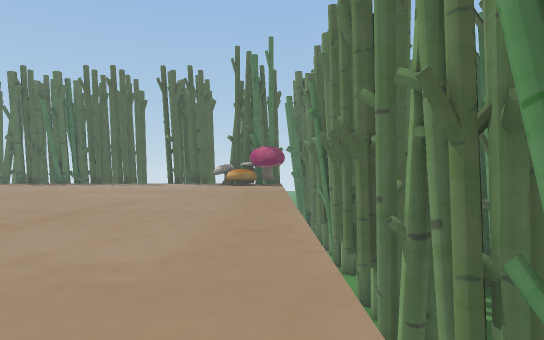
view 1 (above)

24 first-person views from a walk through a Unity game level. The camera is 1.5 m above the floor, looks level and sees 75° across. The floor is counted in squares, 2 m on a side. Each view is taken from the middle of a square. On the plan, view 1 faces up. The plan holds only what a view shows up to about 11 squares ahead; the rest is blank. The place goes on beyond the plan. The player character is not drawn.

view 2
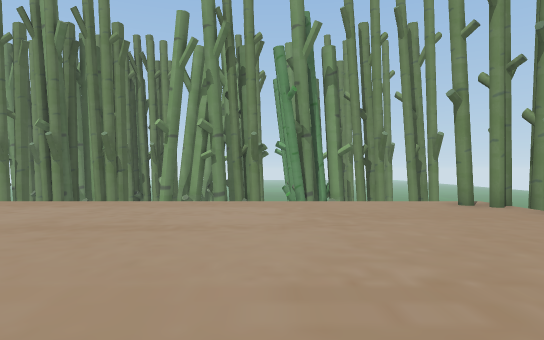

view 3
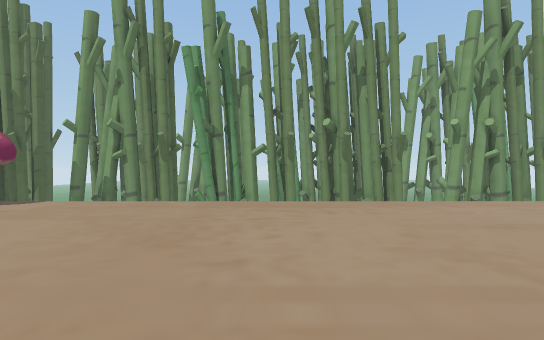

view 4
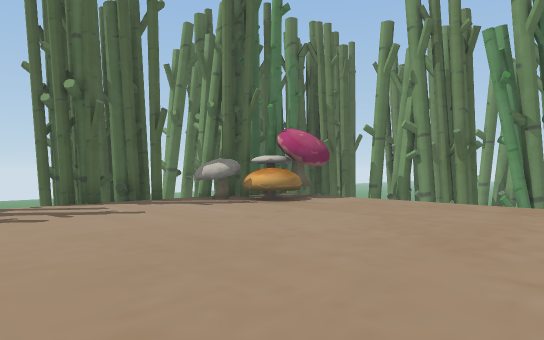

view 5
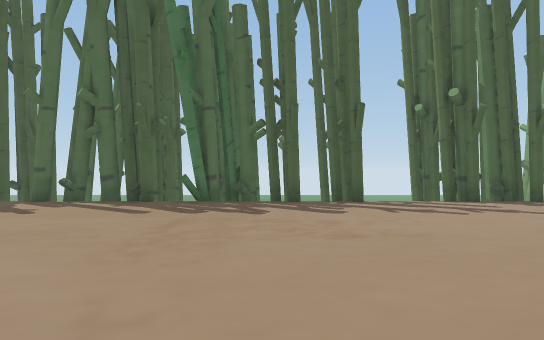

view 6
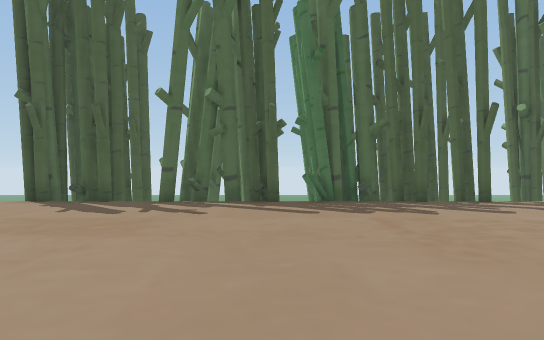

view 7
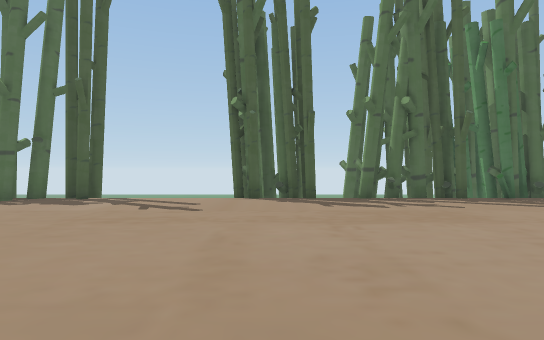

view 8
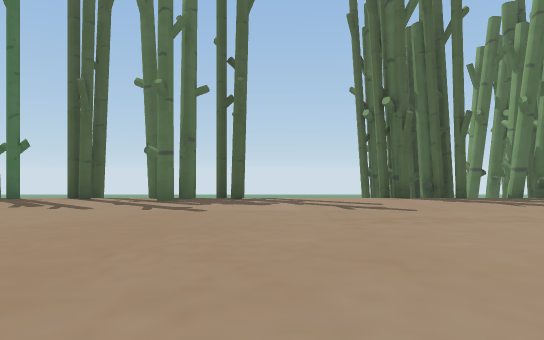

view 9
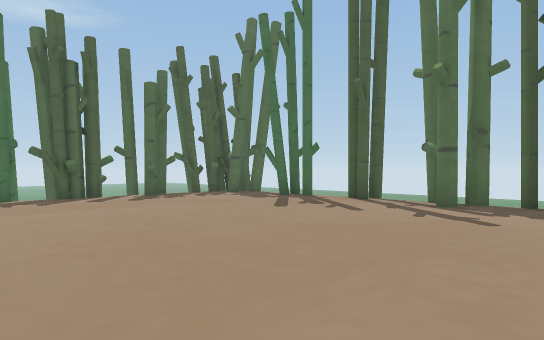

view 10
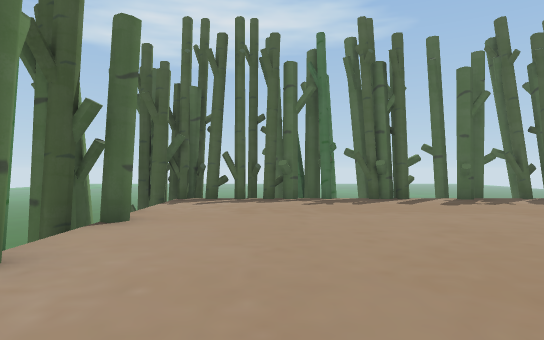

view 11
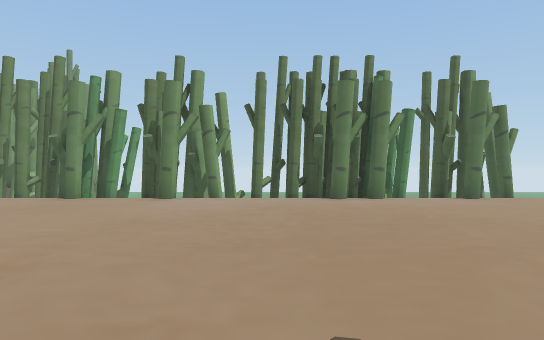

view 12
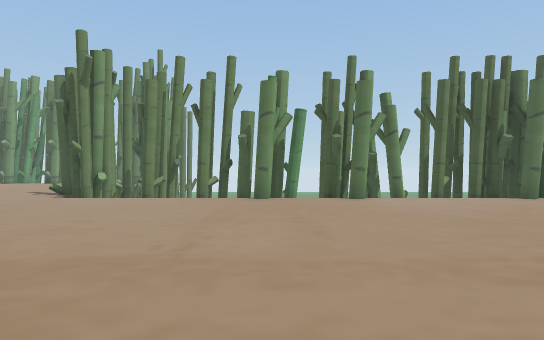

view 13
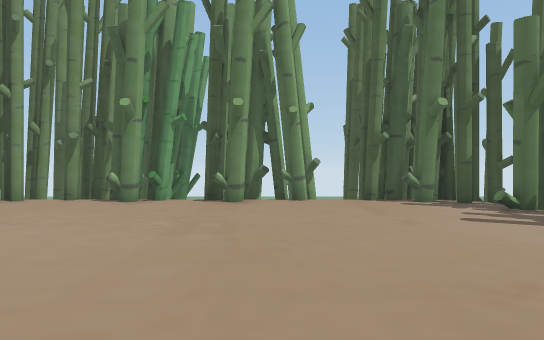

view 14
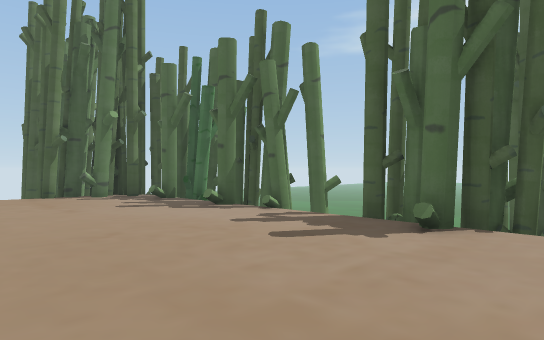

view 15
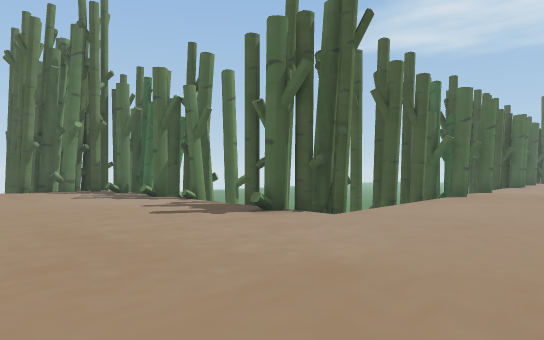

view 16
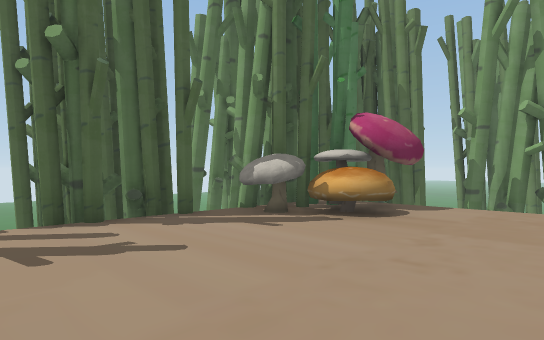

view 17
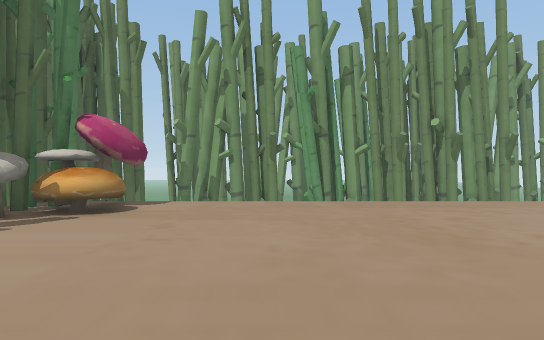

view 18
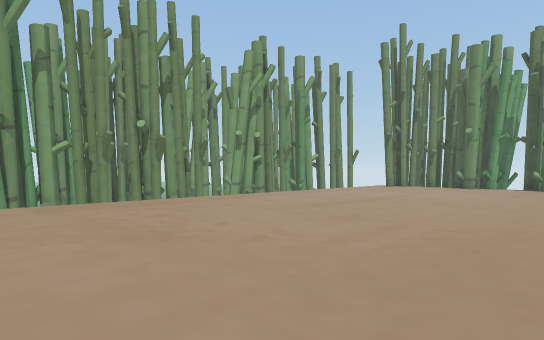

view 19
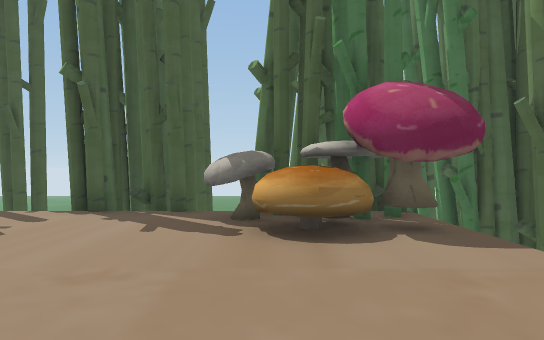

view 20
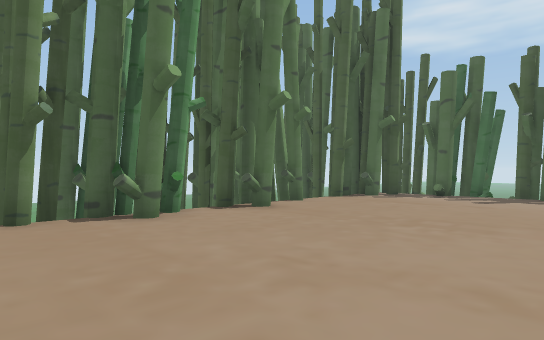

view 21
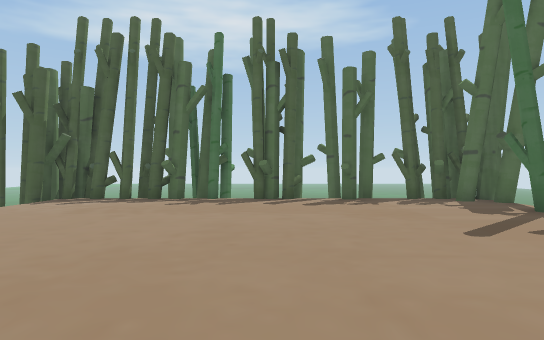

view 22
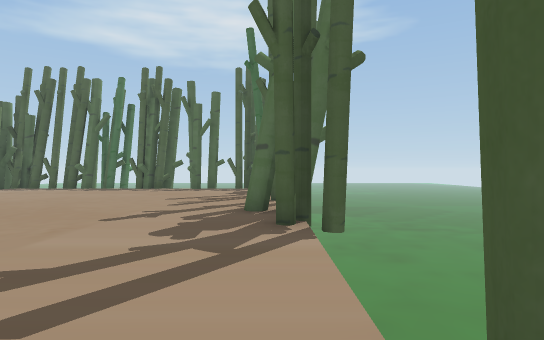

view 23
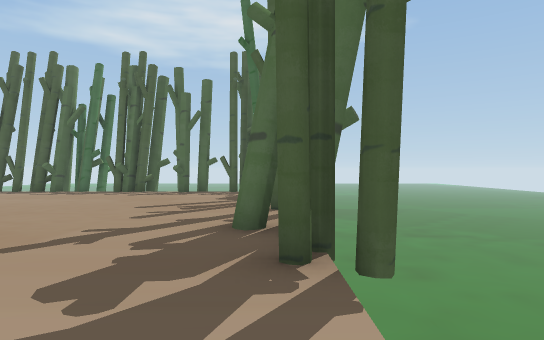

view 24
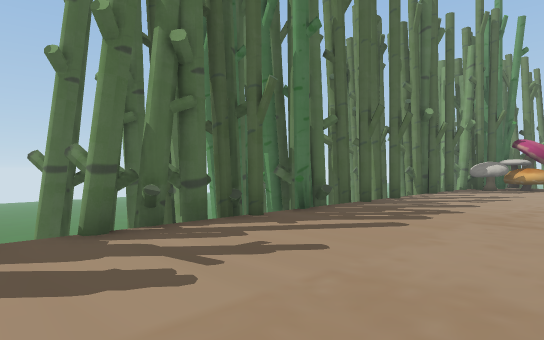

### Floor plan
Key: @ floor where view 1 was taken; # wall or solid block; x gap in a wall; . floor; v drop or lower ground; M mushroom.
Columns run from 33 left of view 1 to 3 right of it. Each row starts with its distance up from view 1.
 22   vvvvvvv     v#vv#v###vvv v## ### #
 21   vvvvvvv      vvvvvvvvv v  vv vv  v
 20  #v v v vvv   x#xv##x##xvx v#x ###v##
 19 ##..#.#.#.#...................M###v##
 18 ##.............................MMM vv
 17 v..............................MM. v
 16 v#................................ #v
 15 v................................. vv
 14 #................................. #v
 13 v................................. vv
 12 #................................. ##
 11 ##................................ vv
 10 v#................................ vv
  9 #......##......................... ##
  8 ##vv##v####v##v#vxxvx#............ vv
  7 vvvvvvvvvvvv vvv vvvv#............ vv
  6                     vx............ vv
  5                     vv............ #v
  4                     vx............ ##
  3                     ##............ vv
  2                     ##............ ##
  1                     ##............ vv
  0                     v#...........@ vv
 -1                      ##..........# vv
 -2                     v##xvx##v##xxv vv
 -3                     vvv vv vvvvvvv
 -4                       ##vv##v##vvv

Where each view was taken, in squares from view 1:
view 1: 0 up, 0 right, facing up
view 2: 3 up, 8 left, facing right
view 3: 11 up, 8 left, facing right
view 4: 11 up, 8 left, facing up-right
view 5: 11 up, 10 left, facing up
view 6: 11 up, 13 left, facing up
view 7: 10 up, 18 left, facing up
view 8: 10 up, 22 left, facing up
view 9: 11 up, 22 left, facing up-left
view 10: 11 up, 23 left, facing left
view 11: 18 up, 23 left, facing down
view 12: 18 up, 18 left, facing down
view 13: 7 up, 7 left, facing down
view 14: 9 up, 7 left, facing down-left
view 15: 12 up, 7 left, facing down-left
view 16: 14 up, 7 left, facing up-right
view 17: 14 up, 8 left, facing right
view 18: 14 up, 8 left, facing down-right
view 19: 13 up, 2 left, facing up
view 20: 4 up, 1 left, facing down-left
view 21: 14 up, 23 left, facing left
view 22: 19 up, 18 left, facing left
view 23: 19 up, 20 left, facing left
view 24: 15 up, 17 left, facing up-right
